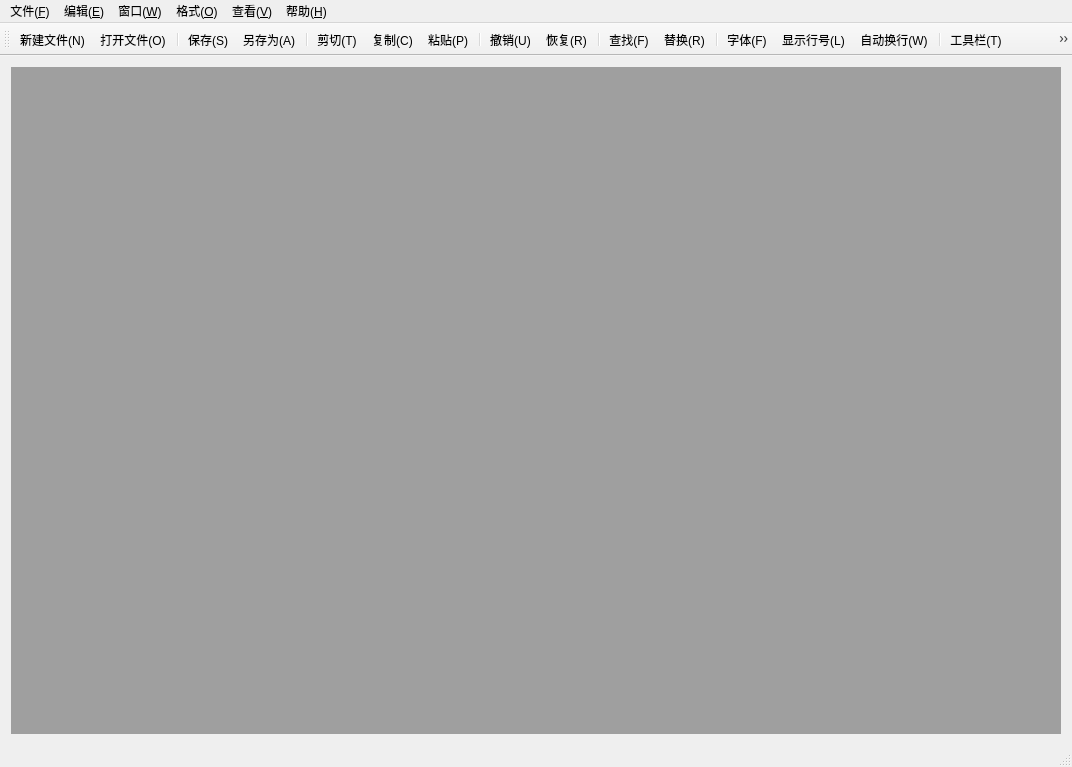
<?xml version="1.0" encoding="UTF-8"?>
<ui version="4.0">
 <class>MainWindow</class>
 <widget class="QMainWindow" name="MainWindow">
  <property name="geometry">
   <rect>
    <x>0</x>
    <y>0</y>
    <width>1072</width>
    <height>767</height>
   </rect>
  </property>
  <property name="minimumSize">
   <size>
    <width>300</width>
    <height>296</height>
   </size>
  </property>
  <property name="windowTitle">
   <string>MainWindow</string>
  </property>
  <widget class="QWidget" name="centralWidget">
   <layout class="QGridLayout" name="gridLayout">
    <item row="0" column="0">
     <widget class="QMdiArea" name="mdiArea"/>
    </item>
   </layout>
  </widget>
  <widget class="QMenuBar" name="menuBar">
   <property name="geometry">
    <rect>
     <x>0</x>
     <y>0</y>
     <width>1072</width>
     <height>21</height>
    </rect>
   </property>
   <widget class="QMenu" name="menuF">
    <property name="title">
     <string>文件(&amp;F)</string>
    </property>
    <addaction name="actionNew"/>
    <addaction name="actionOpen"/>
    <addaction name="separator"/>
    <addaction name="actionSave"/>
    <addaction name="actionSaveAs"/>
    <addaction name="actionRecentHistory"/>
    <addaction name="separator"/>
    <addaction name="actionExit"/>
   </widget>
   <widget class="QMenu" name="menuE">
    <property name="title">
     <string>编辑(&amp;E)</string>
    </property>
    <addaction name="actionUndo"/>
    <addaction name="actionRedo"/>
    <addaction name="separator"/>
    <addaction name="actionCut"/>
    <addaction name="actionCopy"/>
    <addaction name="actionPaste"/>
    <addaction name="separator"/>
    <addaction name="actionFind"/>
    <addaction name="actionReplace"/>
    <addaction name="separator"/>
    <addaction name="actionSelectAll"/>
   </widget>
   <widget class="QMenu" name="menuW">
    <property name="title">
     <string>窗口(&amp;W)</string>
    </property>
    <addaction name="actionClose"/>
    <addaction name="actionCloseAll"/>
    <addaction name="separator"/>
    <addaction name="actionTile"/>
    <addaction name="actionCascade"/>
    <addaction name="separator"/>
    <addaction name="actionNext"/>
    <addaction name="actionPrevious"/>
   </widget>
   <widget class="QMenu" name="menuH">
    <property name="title">
     <string>帮助(&amp;H)</string>
    </property>
    <addaction name="actionAbout"/>
   </widget>
   <widget class="QMenu" name="menu">
    <property name="title">
     <string>格式(&amp;O)</string>
    </property>
    <addaction name="action_AutoWrop"/>
    <addaction name="actionDisplayLine"/>
    <addaction name="actionFont"/>
    <addaction name="actionFontColor"/>
    <addaction name="separator"/>
    <addaction name="actionFontBackgroundColor"/>
    <addaction name="actionEditorBackgroundColor"/>
   </widget>
   <widget class="QMenu" name="menu_2">
    <property name="title">
     <string>查看(&amp;V)</string>
    </property>
    <addaction name="actionToolar"/>
    <addaction name="actionStatusBar"/>
   </widget>
   <addaction name="menuF"/>
   <addaction name="menuE"/>
   <addaction name="menuW"/>
   <addaction name="menu"/>
   <addaction name="menu_2"/>
   <addaction name="menuH"/>
  </widget>
  <widget class="QToolBar" name="mainToolBar">
   <property name="iconSize">
    <size>
     <width>50</width>
     <height>50</height>
    </size>
   </property>
   <attribute name="toolBarArea">
    <enum>TopToolBarArea</enum>
   </attribute>
   <attribute name="toolBarBreak">
    <bool>false</bool>
   </attribute>
   <addaction name="actionNew"/>
   <addaction name="actionOpen"/>
   <addaction name="separator"/>
   <addaction name="actionSave"/>
   <addaction name="actionSaveAs"/>
   <addaction name="separator"/>
   <addaction name="actionCut"/>
   <addaction name="actionCopy"/>
   <addaction name="actionPaste"/>
   <addaction name="separator"/>
   <addaction name="actionUndo"/>
   <addaction name="actionRedo"/>
   <addaction name="separator"/>
   <addaction name="actionFind"/>
   <addaction name="actionReplace"/>
   <addaction name="separator"/>
   <addaction name="actionFont"/>
   <addaction name="actionDisplayLine"/>
   <addaction name="action_AutoWrop"/>
   <addaction name="separator"/>
   <addaction name="actionToolar"/>
   <addaction name="actionStatusBar"/>
  </widget>
  <widget class="QStatusBar" name="statusBar"/>
  <action name="actionNew">
   <property name="icon">
    <iconset resource="myImage.qrc">
     <normaloff>:/myImage/images/new.png</normaloff>:/myImage/images/new.png</iconset>
   </property>
   <property name="text">
    <string>新建文件(&amp;N)</string>
   </property>
   <property name="toolTip">
    <string>新建文件</string>
   </property>
   <property name="shortcut">
    <string>Ctrl+N</string>
   </property>
  </action>
  <action name="actionOpen">
   <property name="icon">
    <iconset resource="myImage.qrc">
     <normaloff>:/myImage/images/open.png</normaloff>:/myImage/images/open.png</iconset>
   </property>
   <property name="text">
    <string>打开文件(&amp;O)...</string>
   </property>
   <property name="toolTip">
    <string>打开文件</string>
   </property>
   <property name="shortcut">
    <string>Ctrl+O</string>
   </property>
  </action>
  <action name="actionSave">
   <property name="icon">
    <iconset resource="myImage.qrc">
     <normaloff>:/myImage/images/save.png</normaloff>:/myImage/images/save.png</iconset>
   </property>
   <property name="text">
    <string>保存(&amp;S)</string>
   </property>
   <property name="toolTip">
    <string>保存</string>
   </property>
   <property name="shortcut">
    <string>Ctrl+S</string>
   </property>
  </action>
  <action name="actionSaveAs">
   <property name="icon">
    <iconset resource="myImage.qrc">
     <normaloff>:/myImage/images/saveAs.png</normaloff>:/myImage/images/saveAs.png</iconset>
   </property>
   <property name="text">
    <string>另存为(&amp;A)...</string>
   </property>
   <property name="toolTip">
    <string>另存为</string>
   </property>
  </action>
  <action name="actionExit">
   <property name="icon">
    <iconset resource="myImage.qrc">
     <normaloff>:/myImage/images/exit.png</normaloff>:/myImage/images/exit.png</iconset>
   </property>
   <property name="text">
    <string>退出(&amp;X)</string>
   </property>
   <property name="toolTip">
    <string>退出</string>
   </property>
  </action>
  <action name="actionUndo">
   <property name="icon">
    <iconset resource="myImage.qrc">
     <normaloff>:/myImage/images/undo.png</normaloff>:/myImage/images/undo.png</iconset>
   </property>
   <property name="text">
    <string>撤销(&amp;U)</string>
   </property>
   <property name="toolTip">
    <string>撤销</string>
   </property>
   <property name="shortcut">
    <string>Ctrl+Z</string>
   </property>
  </action>
  <action name="actionRedo">
   <property name="icon">
    <iconset resource="myImage.qrc">
     <normaloff>:/myImage/images/redo.png</normaloff>:/myImage/images/redo.png</iconset>
   </property>
   <property name="text">
    <string>恢复(&amp;R)</string>
   </property>
   <property name="toolTip">
    <string>恢复</string>
   </property>
   <property name="shortcut">
    <string>Ctrl+Y</string>
   </property>
  </action>
  <action name="actionCut">
   <property name="icon">
    <iconset resource="myImage.qrc">
     <normaloff>:/myImage/images/cut.png</normaloff>:/myImage/images/cut.png</iconset>
   </property>
   <property name="text">
    <string>剪切(&amp;T)</string>
   </property>
   <property name="toolTip">
    <string>剪切</string>
   </property>
   <property name="shortcut">
    <string>Ctrl+X</string>
   </property>
  </action>
  <action name="actionCopy">
   <property name="icon">
    <iconset resource="myImage.qrc">
     <normaloff>:/myImage/images/copy.png</normaloff>:/myImage/images/copy.png</iconset>
   </property>
   <property name="text">
    <string>复制(&amp;C)</string>
   </property>
   <property name="toolTip">
    <string>复制</string>
   </property>
   <property name="shortcut">
    <string>Ctrl+C</string>
   </property>
  </action>
  <action name="actionPaste">
   <property name="icon">
    <iconset resource="myImage.qrc">
     <normaloff>:/myImage/images/paste.png</normaloff>:/myImage/images/paste.png</iconset>
   </property>
   <property name="text">
    <string>粘贴(&amp;P)</string>
   </property>
   <property name="toolTip">
    <string>粘贴</string>
   </property>
   <property name="shortcut">
    <string>Ctrl+V</string>
   </property>
  </action>
  <action name="actionClose">
   <property name="icon">
    <iconset resource="myImage.qrc">
     <normaloff>:/myImage/images/00752.ico</normaloff>:/myImage/images/00752.ico</iconset>
   </property>
   <property name="text">
    <string>关闭(&amp;O)</string>
   </property>
   <property name="toolTip">
    <string>关闭</string>
   </property>
  </action>
  <action name="actionCloseAll">
   <property name="text">
    <string>关闭所有窗口(&amp;A)</string>
   </property>
   <property name="toolTip">
    <string>关闭所有窗口</string>
   </property>
  </action>
  <action name="actionTile">
   <property name="text">
    <string>平铺(&amp;T)</string>
   </property>
   <property name="toolTip">
    <string>平铺</string>
   </property>
  </action>
  <action name="actionCascade">
   <property name="text">
    <string>层叠(&amp;C)</string>
   </property>
   <property name="toolTip">
    <string>层叠</string>
   </property>
  </action>
  <action name="actionNext">
   <property name="icon">
    <iconset resource="myImage.qrc">
     <normaloff>:/myImage/images/next.png</normaloff>:/myImage/images/next.png</iconset>
   </property>
   <property name="text">
    <string>下一个(&amp;X)</string>
   </property>
   <property name="toolTip">
    <string>下一个</string>
   </property>
   <property name="shortcut">
    <string>Ctrl+Tab</string>
   </property>
  </action>
  <action name="actionPrevious">
   <property name="icon">
    <iconset resource="myImage.qrc">
     <normaloff>:/myImage/images/previous.png</normaloff>:/myImage/images/previous.png</iconset>
   </property>
   <property name="text">
    <string>前一个(&amp;V)</string>
   </property>
   <property name="toolTip">
    <string>前一个</string>
   </property>
   <property name="shortcut">
    <string>Ctrl+Shift+Backtab</string>
   </property>
  </action>
  <action name="actionAbout">
   <property name="icon">
    <iconset resource="myImage.qrc">
     <normaloff>:/myImage/images/about.png</normaloff>:/myImage/images/about.png</iconset>
   </property>
   <property name="text">
    <string>关于(&amp;A)</string>
   </property>
   <property name="toolTip">
    <string>关于</string>
   </property>
  </action>
  <action name="actionFind">
   <property name="icon">
    <iconset resource="myImage.qrc">
     <normaloff>:/myImage/images/find2.png</normaloff>:/myImage/images/find2.png</iconset>
   </property>
   <property name="text">
    <string>查找(&amp;F)</string>
   </property>
  </action>
  <action name="actionReplace">
   <property name="icon">
    <iconset resource="myImage.qrc">
     <normaloff>:/myImage/images/replace2.png</normaloff>:/myImage/images/replace2.png</iconset>
   </property>
   <property name="text">
    <string>替换(&amp;R)</string>
   </property>
   <property name="toolTip">
    <string>替换</string>
   </property>
  </action>
  <action name="actionSelectAll">
   <property name="text">
    <string>全选(&amp;A)</string>
   </property>
   <property name="toolTip">
    <string>全选</string>
   </property>
  </action>
  <action name="action_AutoWrop">
   <property name="checkable">
    <bool>true</bool>
   </property>
   <property name="icon">
    <iconset resource="myImage.qrc">
     <normaloff>:/myImage/images/autowrop2.png</normaloff>:/myImage/images/autowrop2.png</iconset>
   </property>
   <property name="text">
    <string>自动换行(&amp;W)</string>
   </property>
   <property name="toolTip">
    <string>自动换行</string>
   </property>
  </action>
  <action name="actionDisplayLine">
   <property name="checkable">
    <bool>true</bool>
   </property>
   <property name="icon">
    <iconset resource="myImage.qrc">
     <normaloff>:/myImage/images/displayline2.png</normaloff>:/myImage/images/displayline2.png</iconset>
   </property>
   <property name="text">
    <string>显示行号(&amp;L)</string>
   </property>
   <property name="toolTip">
    <string>显示行号</string>
   </property>
  </action>
  <action name="actionFont">
   <property name="icon">
    <iconset resource="myImage.qrc">
     <normaloff>:/myImage/images/font2.png</normaloff>:/myImage/images/font2.png</iconset>
   </property>
   <property name="text">
    <string>字体(&amp;F)</string>
   </property>
   <property name="toolTip">
    <string>字体</string>
   </property>
  </action>
  <action name="actionFontColor">
   <property name="text">
    <string>字体颜色</string>
   </property>
   <property name="toolTip">
    <string>字体颜色</string>
   </property>
  </action>
  <action name="actionFontBackgroundColor">
   <property name="text">
    <string>字体背景色</string>
   </property>
  </action>
  <action name="actionEditorBackgroundColor">
   <property name="text">
    <string>编辑器背景色</string>
   </property>
  </action>
  <action name="actionToolar">
   <property name="checkable">
    <bool>true</bool>
   </property>
   <property name="icon">
    <iconset resource="myImage.qrc">
     <normaloff>:/myImage/images/toolar2.png</normaloff>:/myImage/images/toolar2.png</iconset>
   </property>
   <property name="text">
    <string>工具栏(&amp;T)</string>
   </property>
   <property name="toolTip">
    <string>工具栏</string>
   </property>
  </action>
  <action name="actionStatusBar">
   <property name="checkable">
    <bool>true</bool>
   </property>
   <property name="icon">
    <iconset resource="myImage.qrc">
     <normaloff>:/myImage/images/statusbar2.png</normaloff>:/myImage/images/statusbar2.png</iconset>
   </property>
   <property name="text">
    <string>状态栏(&amp;S)</string>
   </property>
   <property name="toolTip">
    <string>状态栏</string>
   </property>
  </action>
  <action name="actionRecentHistory">
   <property name="text">
    <string>最近历史(&amp;H)</string>
   </property>
   <property name="toolTip">
    <string>最近历史</string>
   </property>
  </action>
 </widget>
 <layoutdefault spacing="6" margin="11"/>
 <resources>
  <include location="myImage.qrc"/>
 </resources>
 <connections/>
</ui>
